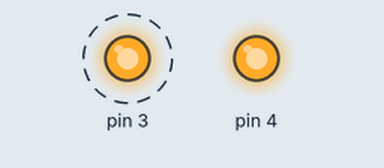
Recording of a sketch running on a simulated Arduino Uno, built with avr-gcc and run on an emulated ATmega328P. Shown: output pins drawn as LEDs (lit = HIGH). Dashed ring = blinking.

Above: at 0.5 s.
At 2.5 s:
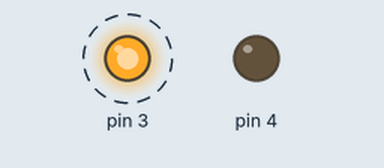
Timing chart, 0 to 5.2 s (numbered marks = the images above):
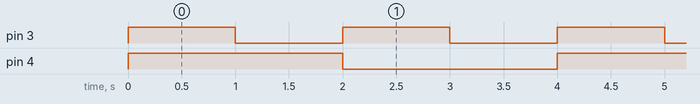

Measured:
- by itself, pin 3: alternates HIGH for 1.0 s and LOW for 1.0 s
- by itself, pin 4: alternates HIGH for 2.0 s and LOW for 2.0 s
- by itself, everything shown: repeats every 4.0 s, in 4 steps

The sketch:

LED_Two.ino
```cpp
void setup() {
  // put your setup code here, to run once:
  pinMode(3, OUTPUT);
  pinMode(4, OUTPUT);
}

void loop() {
  // put your main code here, to run repeatedly:
  digitalWrite(3, HIGH);
  digitalWrite(4, HIGH);
  delay(1000);
  digitalWrite(3, LOW);
  digitalWrite(4, HIGH);
  delay(1000);
  digitalWrite(3, HIGH);
  digitalWrite(4, LOW);
  delay(1000);
  digitalWrite(3, LOW);
  digitalWrite(4, LOW);
  delay(1000);
}
```
